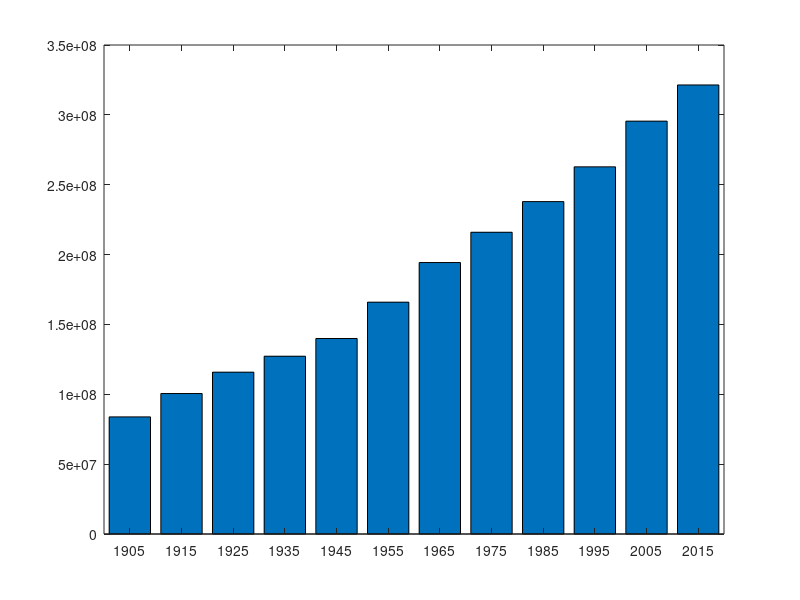

Reproduce this figure in MATLAB.
clear; shg;

us_pop = csvread('us_1990_2015.csv',1,0);
years = us_pop(:,1);
totals = us_pop(:,2);
bar(years(1:10:length(years)), totals(1:10:length(years)))